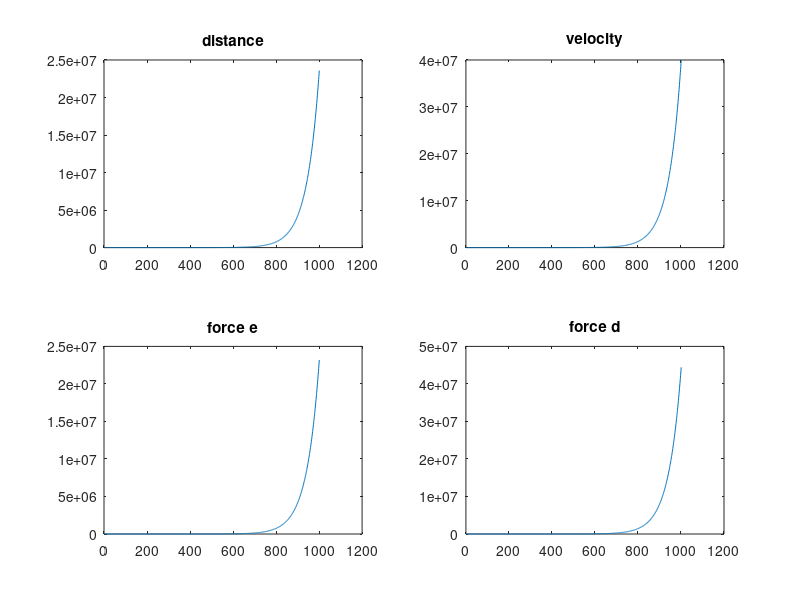

This chart was generated by the following MATLAB code:
n_particles = 2;
t_max = 10;
dt = 0.01;
t_durn = 0:dt:t_max;

% particle params
m = 1;
k=1;
damping_frac = 0.8;
v0 = 1e-6;
radius = 1;

% initial vals
distance = zeros(length(t_durn),1);
velocity = zeros(length(t_durn),1);
force_e = zeros(length(t_durn),1);
force_d = zeros(length(t_durn),1);

% initialise
distance(1) = 2*radius*rand;
velocity(1) = rand;
force_e(1) = k*distance(1);
force_d(1) = damping_frac*sqrt(2*m*k)*velocity(1);

for t=2:length(t_durn)
    force_e(t) = k*distance(t-1);
    force_d(t) = damping_frac*sqrt(2*m*k)*velocity(t-1);

    velocity(t) = velocity(t-1) + (  (force_e(t) + force_d(t))/m   )*dt;
    distance(t) = distance(t-1) + velocity(t)*dt;
    
end
disp('done')
%%
close all
figure
    subplot(2,2,1)
    plot(distance)
    title('distance')

    subplot(2,2,2)
    plot(velocity)
    title('velocity')

    subplot(2,2,3)
    plot(force_e)
    title('force e')

    subplot(2,2,4)
    plot(force_d)
    title('force d')
    
